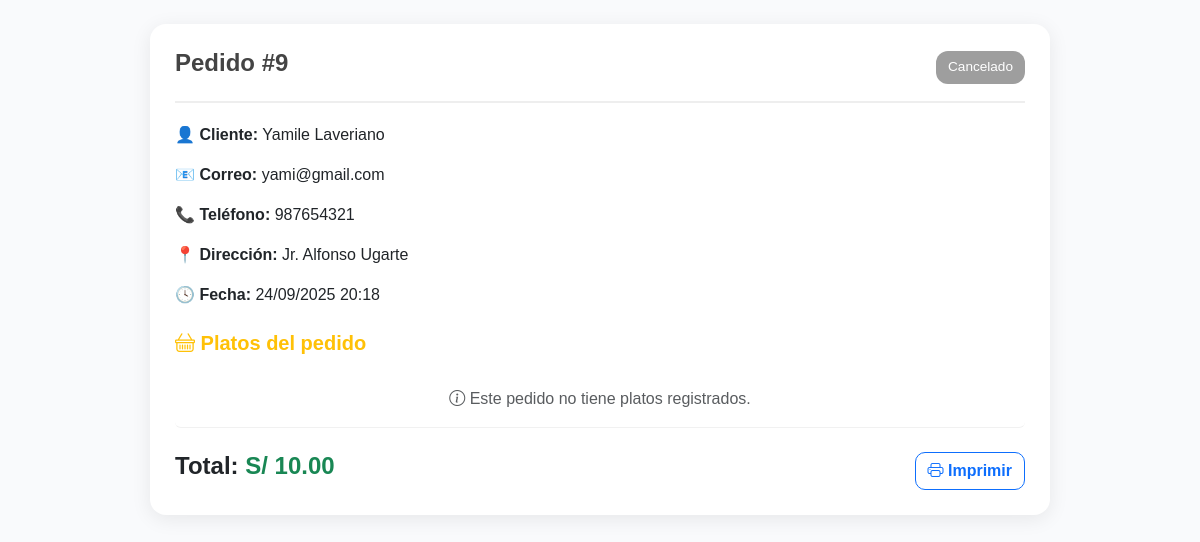
/pedido_detalle.php?id=9, run on the app's committed database.
### tables this page shows
CREATE TABLE `pedidos` (
  `id` int(11) NOT NULL,
  `id_cliente` int(11) NOT NULL,
  `total` decimal(10,2) NOT NULL DEFAULT 0.00,
  `estado` enum('Pendiente','En preparación','En camino','Entregado','Cancelado','Rechazado') DEFAULT 'Pendiente',
  `tiempo_estimado` int(11) DEFAULT NULL,
  `fecha` timestamp NOT NULL DEFAULT current_timestamp(),
  `tiempo_estimado_minutes` int(11) DEFAULT NULL,
  `tiempo_fin` datetime DEFAULT NULL
);

CREATE TABLE `clientes` (
  `id` int(11) NOT NULL,
  `nombre` varchar(100) NOT NULL,
  `correo` varchar(100) NOT NULL,
  `telefono` varchar(20) DEFAULT NULL,
  `direccion` varchar(150) DEFAULT NULL,
  `password` varchar(255) NOT NULL,
  `sede_id` int(11) NOT NULL,
  `avatar` varchar(255) DEFAULT NULL,
  `fecha_registro` timestamp NOT NULL DEFAULT current_timestamp()
);

### pedido_detalle.php (the view, shortened to what this page needs)
<?php
include 'conexion.php';
$id = intval($_GET['id'] ?? 0);
$q = "
SELECT p.id, p.total, p.fecha, p.estado, c.nombre AS cliente, c.correo, c.telefono, c.direccion
FROM pedidos p
LEFT JOIN clientes c ON p.id_cliente = c.id
WHERE p.id = $id LIMIT 1";
$res = $conn->query($q);
$pedido = $res->fetch_assoc();
$items = [];
?>
<!DOCTYPE html>
<html lang="es">
<head>
  <link href="https://cdn.jsdelivr.net/npm/bootstrap@5.3.3/dist/css/bootstrap.min.css" rel="stylesheet">
  <link href="https://cdn.jsdelivr.net/npm/bootstrap-icons@1.11.1/font/bootstrap-icons.css" rel="stylesheet">
</head>
<body>
<div class="container py-4">
  <div class="pedido-card mx-auto" style="max-width: 900px;">
    <div class="pedido-header d-flex justify-content-between align-items-center">
      <h4>Pedido #<?= $pedido['id'] ?></h4>
      <span class="badge-estado
        <?= match($pedido['estado']) {
            'Pendiente' => 'bg-pendiente',
            'En Preparación' => 'bg-preparacion',
            'Listo' => 'bg-listo',
            'Rechazado' => 'bg-rechazado',
            default => 'bg-cancelado'
        } ?>">
        <?= htmlspecialchars($pedido['estado']) ?>
      </span>
    </div>
    <div class="pedido-info mb-4">
      <p><strong>👤 Cliente:</strong> <?= htmlspecialchars($pedido['cliente']) ?></p>
      <p><strong>📧 Correo:</strong> <?= htmlspecialchars($pedido['correo']) ?></p>
      <p><strong>📞 Teléfono:</strong> <?= htmlspecialchars($pedido['telefono']) ?></p>
      <p><strong>📍 Dirección:</strong> <?= htmlspecialchars($pedido['direccion']) ?></p>
      <p><strong>🕓 Fecha:</strong> <?= date('d/m/Y H:i', strtotime($pedido['fecha'])) ?></p>
    </div>
    <h5 class="fw-bold mb-3 text-warning"><i class="bi bi-basket"></i> Platos del pedido</h5>
    <div class="list-group mb-4">
      <?php if (count($items) > 0): ?>
        <?php foreach ($items as $it): ?>
          <div class="list-group-item d-flex align-items-center">
            <?php if (!empty($it['img']) && file_exists($it['img'])): ?>
              <img src="<?= htmlspecialchars($it['img']) ?>" class="img-thumb me-3">
            <?php else: ?>
              <div class="bg-light d-flex align-items-center justify-content-center me-3"
                   style="width:75px;height:65px;border-radius:8px;color:#999">
                <i class="bi bi-image" style="font-size:20px;"></i>
              </div>
            <?php endif; ?>
            <div class="flex-grow-1">
              <div class="fw-bold"><?= htmlspecialchars($it['producto']) ?></div>
              <small class="text-muted">S/ <?= number_format($it['precio_unitario'],2) ?> × <?= $it['cantidad'] ?> unidades</small>
            </div>
            <div class="fw-bold text-end text-success">S/ <?= number_format($it['precio_unitario'] * $it['cantidad'], 2) ?></div>
          </div>
        <?php endforeach; ?>
      <?php else: ?>
        <div class="list-group-item text-center text-muted py-3">
          <i class="bi bi-info-circle"></i> Este pedido no tiene platos registrados.
        </div>
      <?php endif; ?>
    </div>
    <div class="d-flex justify-content-between align-items-center">
      <h4 class="fw-bold text-dark">Total: <span class="text-success">S/ <?= number_format($pedido['total'],2) ?></span></h4>
      <div class="d-flex gap-2">
        <button class="btn btn-outline-primary btn-modern" onclick="window.print()"><i class="bi bi-printer"></i> Imprimir</button>
      </div>
    </div>
  </div>
</div>
</body>
</html>

### pedido_detalle.php (style rules this page uses)
body { font-family: 'Poppins', sans-serif; background-color: #f9fafc; animation: fadeIn 0.8s ease; }
.pedido-card { background: #fff; border-radius: 16px; box-shadow: 0 4px 20px rgba(0,0,0,0.08); overflow: hidden; padding: 25px; transition: 0.3s; }
.pedido-header { border-bottom: 2px solid #eee; padding-bottom: 15px; margin-bottom: 20px; }
.pedido-header h4 { font-weight: 700; color: #444; }
.list-group-item { border: none; border-bottom: 1px solid #f1f1f1; transition: background 0.2s; }
.badge-estado { padding: 6px 12px; border-radius: 12px; font-size: 0.85rem; }
.bg-cancelado { background: #9e9e9e; color: #fff; }
.btn-modern { border-radius: 10px; font-weight: 600; transition: 0.3s; }

### data on the page
pedidos: id "9", estado "Cancelado", id_cliente.nombre "Yamile Laveriano", id_cliente.correo "yami@gmail.com", id_cliente.telefono "987654321", id_cliente.direccion "Jr. Alfonso Ugarte", fecha "24/09/2025 20:18", total "10.00"
